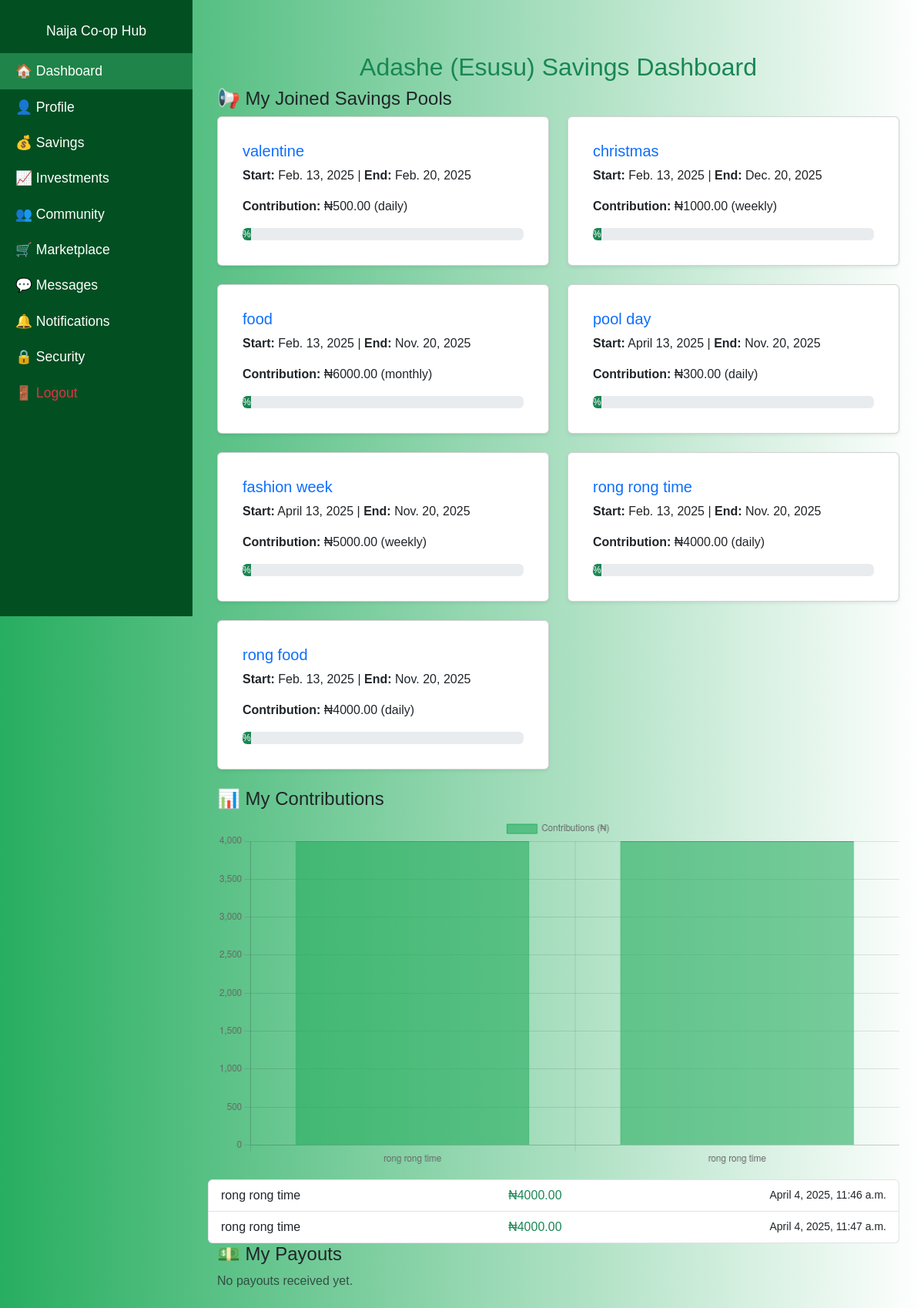
Page /adashe/dashboard/ (signed in) on the committed database.
### adashe/models.py (models this page shows, shortened)
class SavingsPool(models.Model):
    name = models.CharField(max_length=255)
    created_by = models.ForeignKey(User, on_delete=models.CASCADE, related_name="created_pools")
    created_at = models.DateTimeField(auto_now_add=True)  # Automatically set when pool is created
    members = models.ManyToManyField(User, related_name="joined_pools", blank=True)
    contribution_amount = models.DecimalField(max_digits=10, decimal_places=2, validators=[MinValueValidator(1.00)])
    contribution_frequency = models.CharField(
        max_length=50,
        choices=[('daily', 'Daily'), ('weekly', 'Weekly'), ('monthly', 'Monthly')]
    )
    payout_order = models.ManyToManyField(User, related_name="payout_orders", blank=True)
    start_date = models.DateField()
    end_date = models.DateField()
    is_active = models.BooleanField(default=True)

class Contribution(models.Model):
    user = models.ForeignKey(User, on_delete=models.CASCADE)
    savings_pool = models.ForeignKey(SavingsPool, on_delete=models.CASCADE)
    amount = models.DecimalField(max_digits=10, decimal_places=2, validators=[MinValueValidator(1.00)])
    date_contributed = models.DateTimeField(auto_now_add=True)
    is_missed = models.BooleanField(default=False)  # Tracks if a user missed a contribution

### adashe/views.py (the view)
# urls.py: path('dashboard/', views.user_dashboard, name='user_dashboard'),
@login_required
def user_dashboard(request):
    user = request.user  # Get the logged-in user
    available_pools = SavingsPool.objects.filter(is_active=True)  # Active pools
    joined_pools = user.joined_pools.all()
    user_contributions = Contribution.objects.filter(user=user)  # Contributions
    user_payouts = Payout.objects.filter(user=user)  # Payouts
    return render(request, "adashe/adashe_dashboard.html", {
        "available_cycles": available_pools,
        "joined_pools": joined_pools,
        "user_contributions": user_contributions,
        "user_payouts": user_payouts,
    })

### chat/context_processors.py (called while the page is built)
def unread_messages(request):
    if request.user.is_authenticated:
        return {'unread_count': Message.objects.filter(receiver=request.user, is_read=False).count()}
    return {}

### notifications/context_processors.py (called while the page is built)
def notifications_processor(request):
    if request.user.is_authenticated:
        notifications = Notification.objects.filter(recipient=request.user, is_read=False)
    else:
        notifications = Notification.objects.none()  # returns an empty QuerySet
    return {
        'notification_count': notifications.count()
    }

### payments/context_processors.py (called while the page is built)
def wallet_balance(request):
    if request.user.is_authenticated:
        try:
            balance = Wallet.objects.get(user=request.user).balance
        except Wallet.DoesNotExist:
            balance = 0.00
        return {"wallet_balance": balance}
    return {}

### adashe/templates/adashe/adashe_dashboard.html (shortened to what this page needs)
{% extends "base.html" %}
{% block content %}
<div class="container mt-5">
    <h2 class="text-center text-success">Adashe (Esusu) Savings Dashboard</h2>
    <div class="row">
        <h4>📢 My Joined Savings Pools</h4>
        {% if joined_pools %}
            {% for pool in joined_pools %}
            <div class="col-md-6">
                <div class="card shadow-sm p-3 mb-4">
                    <div class="card-body">
                        <h5 class="card-title text-primary">{{ pool.name }}</h5>
                        <p><strong>Start:</strong> {{ pool.start_date }} | <strong>End:</strong> {{ pool.end_date }}</p>
                        <p><strong>Contribution:</strong> ₦{{ pool.contribution_amount }} ({{ pool.contribution_frequency }})</p>
                        <div class="progress mt-3">
                            <div class="progress-bar bg-success" role="progressbar"
                                 style="width: {{ pool.contribution_progress }}%;"
                                 aria-valuenow="{{ pool.contribution_progress }}"
                                 aria-valuemin="0" aria-valuemax="100">
                                {{ pool.contribution_progress }}%
                            </div>
                        </div>
                    </div>
                </div>
            </div>
            {% endfor %}
        {% else %}
            <p class="text-muted">You have not joined any savings pools yet.</p>
        {% endif %}
    </div>
    <div class="row">
        <h4>📊 My Contributions</h4>
        {% if user_contributions %}
            <canvas id="contributionChart"></canvas>
            <ul class="list-group mt-3">
                {% for contribution in user_contributions %}
                <li class="list-group-item d-flex justify-content-between align-items-center">
                    <span>{{ contribution.savings_pool.name }}</span>
                    <span class="text-success">₦{{ contribution.amount }}</span>
                    <small>{{ contribution.date_contributed }}</small>
                </li>
                {% endfor %}
            </ul>
        {% else %}
            <p class="text-muted">No contributions made yet.</p>
        {% endif %}
    </div>
    <div class="row">
        <h4>💵 My Payouts</h4>
        {% if user_payouts %}
            <canvas id="payoutChart"></canvas>
            <ul class="list-group mt-3">
                {% for payout in user_payouts %}
                <li class="list-group-item d-flex justify-content-between align-items-center">
                    <span>{{ payout.savings_pool.name }}</span>
                    <span class="{% if payout.is_completed %}text-success{% else %}text-warning{% endif %}">
                        ₦{{ payout.amount }} {% if payout.is_completed %}✅{% else %}⏳{% endif %}
                    </span>
                    <small>{{ payout.date_paid }}</small>
                </li>
                {% endfor %}
            </ul>
        {% else %}
            <p class="text-muted">No payouts received yet.</p>
        {% endif %}
    </div>
</div>
<script>
    // Contribution Chart
    var ctx = document.getElementById('contributionChart').getContext('2d');
    var contributionChart = new Chart(ctx, {
        type: 'bar',
        data: {
            labels: [{% for contribution in user_contributions %}"{{ contribution.savings_pool.name }}",{% endfor %}],
            datasets: [{
                label: 'Contributions (₦)',
                data: [{% for contribution in user_contributions %}{{ contribution.amount }},{% endfor %}],
                backgroundColor: 'rgba(39, 174, 96, 0.6)',
                borderColor: 'rgba(39, 174, 96, 1)',
                borderWidth: 1
            }]
        },
        options: {
            responsive: true,
            scales: {
                y: { beginAtZero: true }
            }
        }
    });
    // Payout Chart
    var ctx2 = document.getElementById('payoutChart').getContext('2d');
    var payoutChart = new Chart(ctx2, {
        type: 'pie',
        data: {
            labels: [{% for payout in user_payouts %}"{{ payout.savings_pool.name }}",{% endfor %}],
            datasets: [{
                data: [{% for payout in user_payouts %}{{ payout.amount }},{% endfor %}],
                backgroundColor: ['#2ecc71', '#f39c12', '#e74c3c', '#3498db', '#9b59b6']
            }]
        },
        options: { responsive: true }
    });
</script>
{% endblock %}

### templates/base.html (style rules this page uses)
body { background: linear-gradient(to right, #27ae60, #ffffff); font-family: Arial, sans-serif; }

### rows in the picture
SavingsPool: name "valentine", start_date "Feb. 13, 2025", end_date "Feb. 20, 2025", contribution_amount "500.00", contribution_frequency "daily"
SavingsPool: name "christmas", start_date "Feb. 13, 2025", end_date "Dec. 20, 2025", contribution_amount "1000.00", contribution_frequency "weekly"
SavingsPool: name "food", start_date "Feb. 13, 2025", end_date "Nov. 20, 2025", contribution_amount "6000.00", contribution_frequency "monthly"
SavingsPool: name "pool day", start_date "April 13, 2025", end_date "Nov. 20, 2025", contribution_amount "300.00", contribution_frequency "daily"
SavingsPool: name "fashion week", start_date "April 13, 2025", end_date "Nov. 20, 2025", contribution_amount "5000.00", contribution_frequency "weekly"
SavingsPool: name "rong rong time", start_date "Feb. 13, 2025", end_date "Nov. 20, 2025", contribution_amount "4000.00", contribution_frequency "daily"
SavingsPool: name "rong food", start_date "Feb. 13, 2025", end_date "Nov. 20, 2025", contribution_amount "4000.00", contribution_frequency "daily"
Contribution: savings_pool.name "rong rong time", amount "4000.00", date_contributed "April 4, 2025, 11:46 a.m."
Contribution: savings_pool.name "rong rong time", amount "4000.00", date_contributed "April 4, 2025, 11:47 a.m."

### other values in the picture
chart data {{ contribution.savings_pool.name }} rong rong time, rong rong time
chart data {{ contribution.amount }} 4000.00, 4000.00
